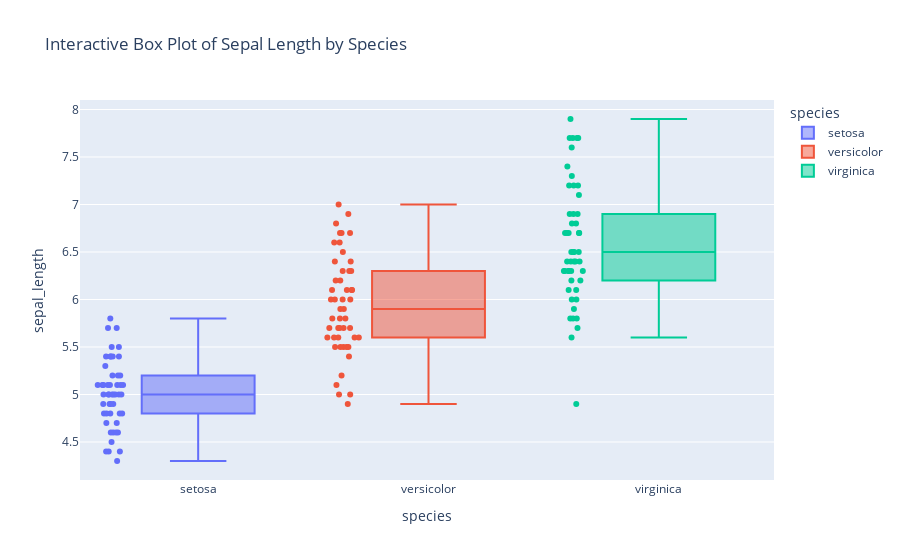

The notebook cell saved with this chart:
### Markdown cell above
### Interactive Box and Violin Plots

Plotly also provides functions for creating interactive statistical plots.

### Code cell
# Create interactive box plot
fig = px.box(iris_data, x='species', y='sepal_length', 
              color='species', points='all',
              title='Interactive Box Plot of Sepal Length by Species')

fig.show()

### Figure 1 — Plotly figure (JSON) as saved in the notebook; plotly's stock layout.template omitted (floating-point values rounded to 4 significant figures)
{"data": [{"alignmentgroup": "True", "boxpoints": "all", "hovertemplate": "species=%{x}<br>sepal_length=%{y}<extra></extra>", "legendgroup": "setosa", "marker": {"color": "#636efa"}, "name": "setosa", "notched": false, "offsetgroup": "setosa", "orientation": "v", "showlegend": true, "type": "box", "x": ["setosa", "setosa", "setosa", "setosa", "setosa", "setosa", "setosa", "setosa", "setosa", "setosa", "setosa", "setosa", "setosa", "setosa", "setosa", "setosa", "setosa", "setosa", "setosa", "setosa", "setosa", "setosa", "setosa", "setosa", "setosa", "setosa", "setosa", "setosa", "setosa", "setosa", "setosa", "setosa", "setosa", "setosa", "setosa", "setosa", "setosa", "setosa", "setosa", "setosa", "setosa", "setosa", "setosa", "setosa", "setosa", "setosa", "setosa", "setosa", "setosa", "setosa"], "x0": " ", "xaxis": "x", "y": [5.1, 4.9, 4.7, 4.6, 5, 5.4, 4.6, 5, 4.4, 4.9, 5.4, 4.8, 4.8, 4.3, 5.8, 5.7, 5.4, 5.1, 5.7, 5.1, 5.4, 5.1, 4.6, 5.1, 4.8, 5, 5, 5.2, 5.2, 4.7, 4.8, 5.4, 5.2, 5.5, 4.9, 5, 5.5, 4.9, 4.4, 5.1, 5, 4.5, 4.4, 5, 5.1, 4.8, 5.1, 4.6, 5.3, 5], "y0": " ", "yaxis": "y"}, {"alignmentgroup": "True", "boxpoints": "all", "hovertemplate": "species=%{x}<br>sepal_length=%{y}<extra></extra>", "legendgroup": "versicolor", "marker": {"color": "#EF553B"}, "name": "versicolor", "notched": false, "offsetgroup": "versicolor", "orientation": "v", "showlegend": true, "type": "box", "x": ["versicolor", "versicolor", "versicolor", "versicolor", "versicolor", "versicolor", "versicolor", "versicolor", "versicolor", "versicolor", "versicolor", "versicolor", "versicolor", "versicolor", "versicolor", "versicolor", "versicolor", "versicolor", "versicolor", "versicolor", "versicolor", "versicolor", "versicolor", "versicolor", "versicolor", "versicolor", "versicolor", "versicolor", "versicolor", "versicolor", "versicolor", "versicolor", "versicolor", "versicolor", "versicolor", "versicolor", "versicolor", "versicolor", "versicolor", "versicolor", "versicolor", "versicolor", "versicolor", "versicolor", "versicolor", "versicolor", "versicolor", "versicolor", "versicolor", "versicolor"], "x0": " ", "xaxis": "x", "y": [7, 6.4, 6.9, 5.5, 6.5, 5.7, 6.3, 4.9, 6.6, 5.2, 5, 5.9, 6, 6.1, 5.6, 6.7, 5.6, 5.8, 6.2, 5.6, 5.9, 6.1, 6.3, 6.1, 6.4, 6.6, 6.8, 6.7, 6, 5.7, 5.5, 5.5, 5.8, 6, 5.4, 6, 6.7, 6.3, 5.6, 5.5, 5.5, 6.1, 5.8, 5, 5.6, 5.7, 5.7, 6.2, 5.1, 5.7], "y0": " ", "yaxis": "y"}, {"alignmentgroup": "True", "boxpoints": "all", "hovertemplate": "species=%{x}<br>sepal_length=%{y}<extra></extra>", "legendgroup": "virginica", "marker": {"color": "#00cc96"}, "name": "virginica", "notched": false, "offsetgroup": "virginica", "orientation": "v", "showlegend": true, "type": "box", "x": ["virginica", "virginica", "virginica", "virginica", "virginica", "virginica", "virginica", "virginica", "virginica", "virginica", "virginica", "virginica", "virginica", "virginica", "virginica", "virginica", "virginica", "virginica", "virginica", "virginica", "virginica", "virginica", "virginica", "virginica", "virginica", "virginica", "virginica", "virginica", "virginica", "virginica", "virginica", "virginica", "virginica", "virginica", "virginica", "virginica", "virginica", "virginica", "virginica", "virginica", "virginica", "virginica", "virginica", "virginica", "virginica", "virginica", "virginica", "virginica", "virginica", "virginica"], "x0": " ", "xaxis": "x", "y": [6.3, 5.8, 7.1, 6.3, 6.5, 7.6, 4.9, 7.3, 6.7, 7.2, 6.5, 6.4, 6.8, 5.7, 5.8, 6.4, 6.5, 7.7, 7.7, 6, 6.9, 5.6, 7.7, 6.3, 6.7, 7.2, 6.2, 6.1, 6.4, 7.2, 7.4, 7.9, 6.4, 6.3, 6.1, 7.7, 6.3, 6.4, 6, 6.9, 6.7, 6.9, 5.8, 6.8, 6.7, 6.7, 6.3, 6.5, 6.2, 5.9], "y0": " ", "yaxis": "y"}], "layout": {"boxmode": "overlay", "legend": {"title": {"text": "species"}, "tracegroupgap": 0}, "title": {"text": "Interactive Box Plot of Sepal Length by Species"}, "xaxis": {"anchor": "y", "categoryarray": ["setosa", "versicolor", "virginica"], "categoryorder": "array", "domain": [0, 1], "title": {"text": "species"}}, "yaxis": {"anchor": "x", "domain": [0, 1], "title": {"text": "sepal_length"}}}}
